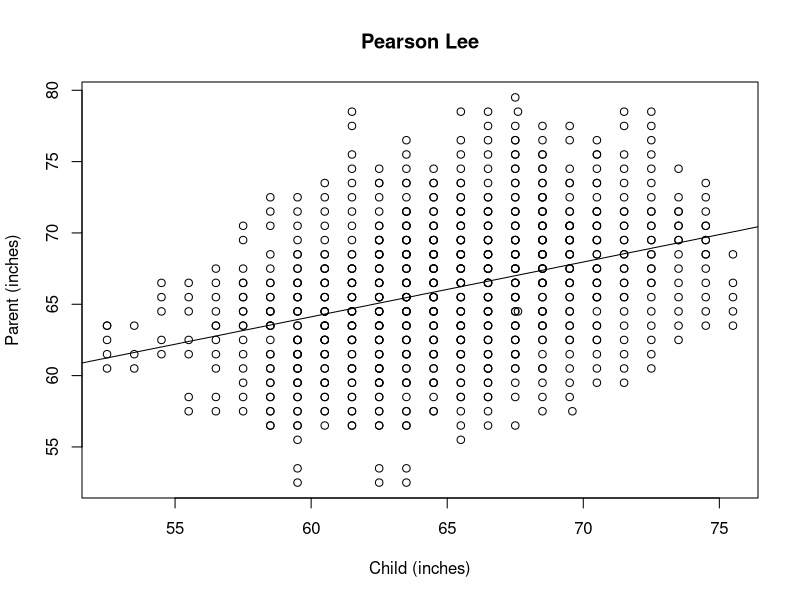

Write R code to recreate this figure.
## ---- chunk 1
PearsonLee<-read.csv("PearsonLeeSimple.csv")
  
## ---- chunk 2
Pearson_mod<-lm(PearsonLee$child~PearsonLee$parent)
summary(Pearson_mod)
## ---- chunk 3
plot(child~parent,main="Pearson Lee",data=PearsonLee,xlab="Child (inches)",ylab="Parent (inches)")
abline(lm(child~parent,data=PearsonLee))
